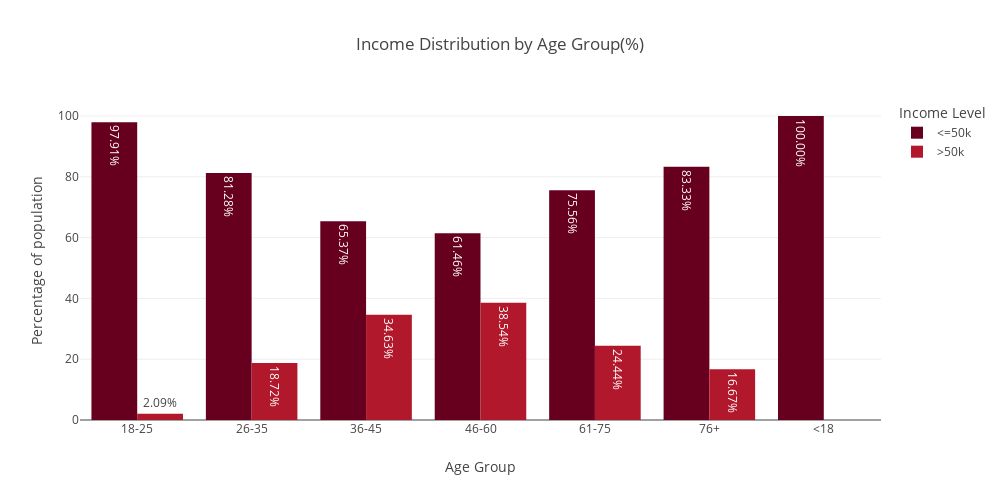

Notebook source saved alongside this figure:
### Code cell
themes = ["plotly", "plotly_white", "plotly_dark", "ggplot2", "seaborn", "simple_white",
         "presentation", "xgridoff", "ygridoff", "gridon", "none"]
for theme in themes:
    fig.update_layout(template=theme)
fig.show()

### Figure 1 — Plotly figure (JSON) as saved in the notebook; plotly's stock layout.template omitted (floating-point values rounded to 4 significant figures)
{"data": [{"alignmentgroup": "True", "hovertemplate": "income=<=50k<br>age_group=%{x}<br>percentage=%{text}<extra></extra>", "legendgroup": "<=50k", "marker": {"color": "rgb(103,0,31)", "pattern": {"shape": ""}}, "name": "<=50k", "offsetgroup": "<=50k", "orientation": "v", "showlegend": true, "text": [97.91, 81.28, 65.37, 61.46, 75.56, 83.33, 100.0], "textposition": "auto", "texttemplate": "%{text:.2f}%", "type": "bar", "x": ["18-25", "26-35", "36-45", "46-60", "61-75", "76+", "<18"], "xaxis": "x", "y": [97.91, 81.28, 65.37, 61.46, 75.56, 83.33, 100.0], "yaxis": "y"}, {"alignmentgroup": "True", "hovertemplate": "income=>50k<br>age_group=%{x}<br>percentage=%{text}<extra></extra>", "legendgroup": ">50k", "marker": {"color": "rgb(178,24,43)", "pattern": {"shape": ""}}, "name": ">50k", "offsetgroup": ">50k", "orientation": "v", "showlegend": true, "text": [2.093, 18.72, 34.63, 38.54, 24.44, 16.67], "textposition": "auto", "texttemplate": "%{text:.2f}%", "type": "bar", "x": ["18-25", "26-35", "36-45", "46-60", "61-75", "76+"], "xaxis": "x", "y": [2.093, 18.72, 34.63, 38.54, 24.44, 16.67], "yaxis": "y"}], "layout": {"barmode": "group", "height": 500, "legend": {"title": {"text": "Income Level"}, "tracegroupgap": 0}, "paper_bgcolor": "rgba(0, 0, 0, 0)", "plot_bgcolor": "rgba(0, 0, 0, 0)", "title": {"text": "Income Distribution by Age Group(%)"}, "width": 1000, "xaxis": {"anchor": "y", "autorange": true, "domain": [0, 1], "range": [-0.5, 6.5], "title": {"text": "Age Group"}, "type": "category"}, "yaxis": {"anchor": "x", "autorange": true, "domain": [0, 1], "range": [0, 105.3], "title": {"text": "Percentage of population"}, "type": "linear"}}}
